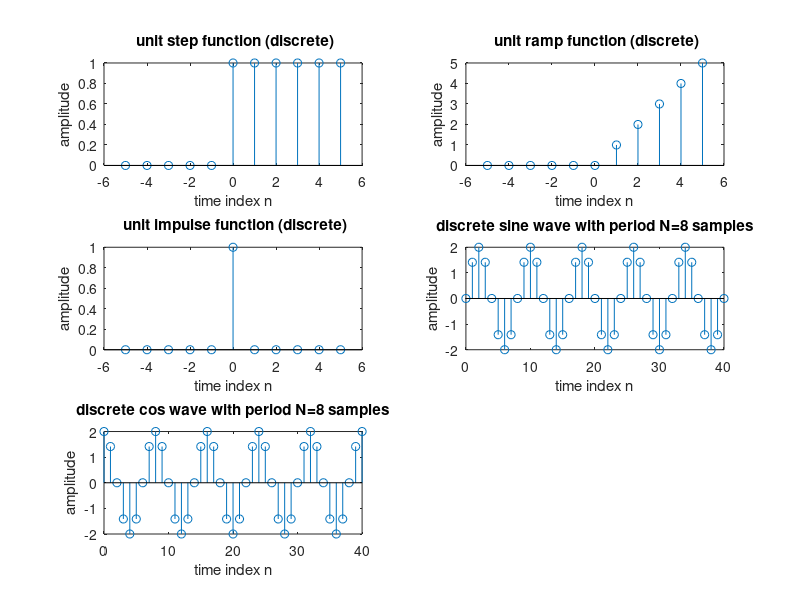

This chart was generated by the following MATLAB code:
%Name:Alan Sigi
%Roll No:7
%Class:S5 EC A
clear all
close all
clc
%unit step function(discrete)
n=[-5:5];
for i=1:length(n)
if n(i)>=0;
    y(i)=1;
else
    y(i)=0;
end
end
subplot(321);
stem(n,y);
xlabel('time index n')
ylabel('amplitude')
title(' unit step function (discrete)')


%unit ramp function(discrete)
n=[-5:5];
for i=1:length(n);
if n(i)>=0
    r1(i)=n(i);
else
    r1(i)=0;
end
end
subplot(322);
stem(n,r1);
xlabel('time index n')
ylabel('amplitude')
title(' unit ramp function (discrete)')


%unit impulse function(discrete)
n=[-5:5];
for i=1:length(n);
if n(i)==0;
    i2(i)=1;
else
    i2(i)=0;
end
end
subplot(323);
stem(n,i2);
xlabel('time index n')
ylabel('amplitude')
title(' unit impulse function (discrete)')

%progrsm to plot continuous  sine wave with period N=8 samples
a=2;
n=[0:40];
subplot(324);
x1=a*sin((pi*n)/4);
stem(n,x1);
xlabel('time index n')
ylabel('amplitude')
title('discrete sine wave with period N=8 samples')

%progrsm to plot continuous cosine wave with period N=8 samples
a=2;
n=[0:40];
subplot(325);
x=a*cos((pi*n)/4);
stem(n,x);
xlabel('time index n')
ylabel('amplitude')
title('discrete cos wave with period N=8 samples')

